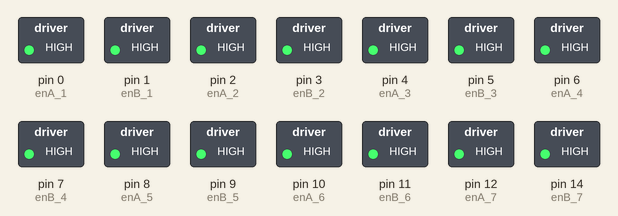
A sketch run on a simulated Arduino Mega 2560, built with avr-gcc and run on an emulated ATmega2560. Shown: switched loads named in the sketch (green lamp = pin HIGH).

Above: at 0.1 s.
Timing chart, 0 to 1.6 s (numbered marks = the images above):
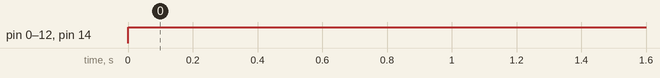

Measured:
- by itself, pin 0 (enA_1), pin 1 (enB_1), pin 2 (enA_2), pin 3 (enB_2), pin 4 (enA_3), pin 5 (enB_3), pin 6 (enA_4), pin 7 (enB_4), pin 8 (enA_5), pin 9 (enB_5), pin 10 (enA_6), pin 11 (enB_6), pin 12 (enA_7), pin 14 (enB_7): LOW → HIGH at 0.00 s

The sketch:

Clock_All_Units.ino
```cpp
int IN1_M1 = 27 , IN2_M1 = 26 , IN3_M1 = 25 , IN4_M1 = 24;
int IN1_M2 = A4 , IN2_M2 = A5 , IN3_M2 = A6 , IN4_M2 = A7;
int IN1_M3 = A8 , IN2_M3 = A9 , IN3_M3 = A10 , IN4_M3 = A11;
int IN1_M4 = A12 , IN2_M4 = A13 , IN3_M4 = A14 , IN4_M4 = A15;
int IN1_M5 = 53 , IN2_M5 = 52 , IN3_M5 = 51 , IN4_M5 = 50;
int IN1_M6 = 49 , IN2_M6 = 48 , IN3_M6 = 47 , IN4_M6 = 46;
int IN1_M7 = 45 , IN2_M7 = 44 , IN3_M7 = 43 , IN4_M7 = 42;
int IN1_M8 = 41 , IN2_M8 = 40 , IN3_M8 = 39 , IN4_M8 = 38;
int IN1_M9 = 37 , IN2_M9 = 36 , IN3_M9 = 35 , IN4_M9 = 34;
int IN1_M10 = 33 , IN2_M10 = 32 , IN3_M10 = 31 , IN4_M10 = 30;
int IN3_M11 = 29 , IN4_M11 = 28;

int enA_1 = 0, enA_2 = 2, enA_3 = 4, enA_4 = 6, enA_5 = 8, enA_6 = 10, enA_7 = 12, enA_8 = 15, enA_9 = 17, enA_10 = 19;
int enB_1 = 1, enB_2 = 3, enB_3 = 5, enB_4 = 7, enB_5 = 9, enB_6 = 11, enB_7 = 14, enB_8 = 16, enB_9 = 18, enB_10 = 20, enB_11 = 21;

int pwm = 255;
void setup() {
  //Motor DriverU 1 and two motors

  pinMode(IN1_M1, OUTPUT);
  pinMode(IN2_M1, OUTPUT);
  pinMode(IN3_M1, OUTPUT);
  pinMode(IN4_M1, OUTPUT);
  //Motor Driver 2 and two motors

  pinMode(IN1_M2, OUTPUT);
  pinMode(IN2_M2, OUTPUT);
  pinMode(IN3_M2, OUTPUT);
  pinMode(IN4_M2, OUTPUT);
  //Motor Driver 3 and two motors

  pinMode(IN1_M3, OUTPUT);
  pinMode(IN2_M3, OUTPUT);
  pinMode(IN3_M3, OUTPUT);
  pinMode(IN4_M3, OUTPUT);
  //Motor Driver 4 and two motors

  pinMode(IN1_M4, OUTPUT);
  pinMode(IN2_M4, OUTPUT);
  pinMode(IN3_M4, OUTPUT);
  pinMode(IN4_M4, OUTPUT);
  //Motor Driver 5 and two motors

  pinMode(IN1_M5, OUTPUT);
  pinMode(IN2_M5, OUTPUT);
  pinMode(IN3_M5, OUTPUT);
  pinMode(IN4_M5, OUTPUT);
  //Motor Driver 6 and two motors

  pinMode(IN1_M6, OUTPUT);
  pinMode(IN2_M6, OUTPUT);
  pinMode(IN3_M6, OUTPUT);
  pinMode(IN4_M6, OUTPUT);
  //Motor Driver 7 and two motors

  pinMode(IN1_M7, OUTPUT);
  pinMode(IN2_M7, OUTPUT);
  pinMode(IN3_M7, OUTPUT);
  pinMode(IN4_M7, OUTPUT);
  //Motor Driver 8 and two motors

  pinMode(IN1_M8, OUTPUT);
  pinMode(IN2_M8, OUTPUT);
  pinMode(IN3_M8, OUTPUT);
  pinMode(IN4_M8, OUTPUT);
  //Motor Driver 9 and two motors

  pinMode(IN1_M9, OUTPUT);
  pinMode(IN2_M9, OUTPUT);
  pinMode(IN3_M9, OUTPUT);
  pinMode(IN4_M9, OUTPUT);
  //Motor Driver 10 and two motors

  pinMode(IN1_M10, OUTPUT);
  pinMode(IN2_M10, OUTPUT);
  pinMode(IN3_M10, OUTPUT);
  pinMode(IN4_M10, OUTPUT);
  //Motor Driver 11 and one motor

  pinMode(IN3_M11, OUTPUT);
  pinMode(IN4_M11, OUTPUT);

  //Enable Pin Setup
  pinMode(enA_1, OUTPUT);
  pinMode(enA_2, OUTPUT);
  pinMode(enA_3, OUTPUT);
  pinMode(enA_4, OUTPUT);
  pinMode(enA_5, OUTPUT);
  pinMode(enA_6, OUTPUT);
  pinMode(enA_7, OUTPUT);
  pinMode(enA_8, OUTPUT);
  pinMode(enA_9, OUTPUT);
  pinMode(enA_10, OUTPUT);

  pinMode(enB_1, OUTPUT);
  pinMode(enB_2, OUTPUT);
  pinMode(enB_3, OUTPUT);
  pinMode(enB_4, OUTPUT);
  pinMode(enB_5, OUTPUT);
  pinMode(enB_6, OUTPUT);
  pinMode(enB_7, OUTPUT);
  pinMode(enB_8, OUTPUT);
  pinMode(enB_9, OUTPUT);
  pinMode(enB_10, OUTPUT);
  pinMode(enB_11, OUTPUT);
}

void loop()
{
  Forward();
}


void Forward() {
  //CELL UNIT 1
  digitalWrite(IN1_M1, HIGH);
  digitalWrite(IN2_M1, LOW);
  analogWrite(enA_1, pwm);
  digitalWrite(IN3_M1, HIGH);
  digitalWrite(IN4_M1, LOW);
  analogWrite(enB_1, pwm);
  digitalWrite(IN1_M2, HIGH);
  digitalWrite(IN2_M2, LOW);
  analogWrite(enA_2, pwm);


  //CELL UNIT 2
  digitalWrite(IN1_M4, HIGH);
  digitalWrite(IN2_M4, LOW);
  analogWrite(enA_4, pwm);
  digitalWrite(IN3_M4, HIGH);
  digitalWrite(IN4_M4, LOW);
  analogWrite(enB_4, pwm);
  digitalWrite(IN1_M5, HIGH);
  digitalWrite(IN2_M5, LOW);
  analogWrite(enA_5, pwm);

  //CELL UNIT 3
  digitalWrite(IN1_M7, HIGH);
  digitalWrite(IN2_M7, LOW);
  analogWrite(enA_7, pwm);
  digitalWrite(IN3_M7, HIGH);
  digitalWrite(IN4_M7, LOW);
  analogWrite(enB_7, pwm);
  digitalWrite(IN1_M8, HIGH);
  digitalWrite(IN2_M8, LOW);
  analogWrite(enA_8, pwm);

  //CELL UNIT 4
  digitalWrite(IN1_M3, HIGH);
  digitalWrite(IN2_M3, LOW);
  analogWrite(enA_3, pwm);
  digitalWrite(IN3_M3, HIGH);
  digitalWrite(IN4_M3, LOW);
  analogWrite(enB_3, pwm);
  digitalWrite(IN3_M2, HIGH);
  digitalWrite(IN4_M2, LOW);
  analogWrite(enB_2, pwm);


  //CELL UNIT 5
  digitalWrite(IN1_M6, HIGH);
  digitalWrite(IN2_M6, LOW);
  analogWrite(enA_6, pwm);
  digitalWrite(IN3_M6, HIGH);
  digitalWrite(IN4_M6, LOW);
  analogWrite(enB_6, pwm);
  digitalWrite(IN3_M5, HIGH);
  digitalWrite(IN4_M5, LOW);
  analogWrite(enB_5, pwm);

  //CELL UNIT 6
  digitalWrite(IN1_M10, HIGH);
  digitalWrite(IN2_M10, LOW);
  analogWrite(enA_10, pwm);
  digitalWrite(IN3_M10, HIGH);
  digitalWrite(IN4_M10, LOW);
  analogWrite(enB_10, pwm);
  digitalWrite(IN3_M11, HIGH);
  digitalWrite(IN4_M11, LOW);
  analogWrite(enB_11, pwm);

  //CELL UNIT 7
  digitalWrite(IN1_M9, HIGH);
  digitalWrite(IN2_M9, LOW);
  analogWrite(enA_9, pwm);
  digitalWrite(IN3_M9, HIGH);
  digitalWrite(IN4_M9, LOW);
  analogWrite(enB_9, pwm);
  digitalWrite(IN3_M8, HIGH);
  digitalWrite(IN4_M8, LOW);
  analogWrite(enB_8, pwm);


}
```
